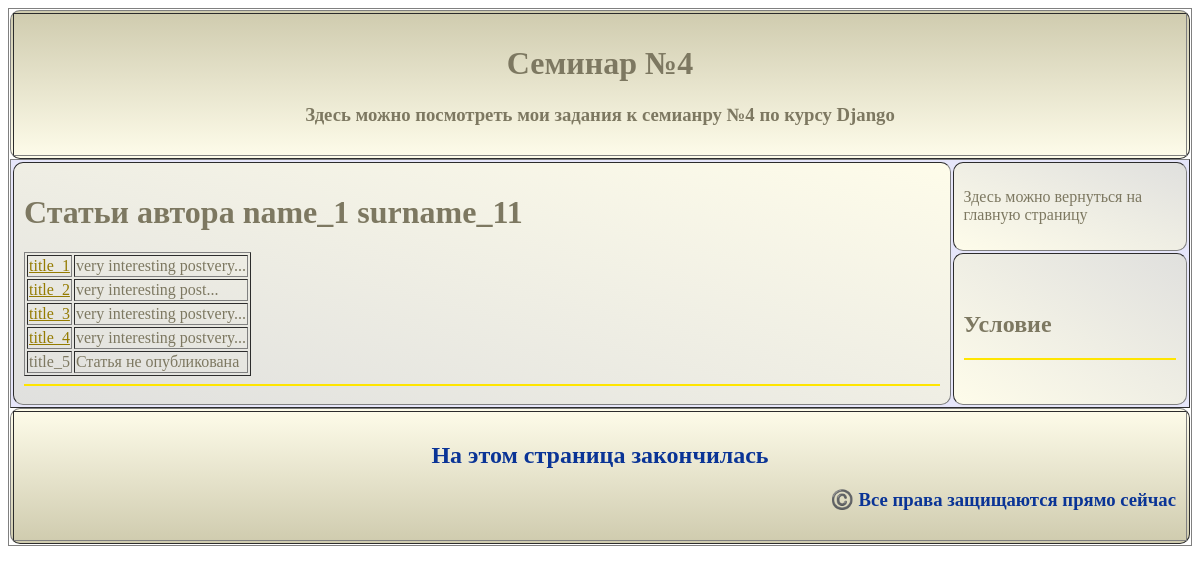
Page /author/1/ on the committed database.
### myapp/models.py (models this page shows, shortened)
class Author(models.Model):
    name = models.CharField(max_length=100)
    surname = models.CharField(max_length=100)
    email = models.EmailField()
    biography = models.TextField()
    birthday = models.DateField()
    def __str__(self) -> str:
        return f'{self.name} {self.surname}'

class Post(models.Model):
    title = models.CharField(max_length=200)
    post_body = models.TextField()
    date_publication = models.DateField()
    author = models.ForeignKey(Author, on_delete=models.CASCADE)
    category = models.CharField(max_length=100, default='post')
    count_view = models.IntegerField(default=0)
    publication = models.BooleanField(default=True)
    def get_summary(self):
        body = self.post_body.split()
        return f'{" ".join(body[:3])}...'

### myapp/views.py (the view)
# urls.py: path('author/<int:author_id>/', views.author_posts, name='author_posts'),
def author_posts(request, author_id):
    author = get_object_or_404(Author, pk=author_id)
    posts = Post.objects.filter(author=author)
    return render(request, 'myapp/author_posts.html', {'author': author, 'posts': posts})

### myapp/templates/myapp/author_posts.html (shortened to what this page needs)
{% extends 'myapp/base.html' %}
{% block content %}
<h1>Статьи автора {{ author }}</h1>
    <table border="1">
        {% for post in posts %}
            <tr>
                {% if post.publication %}
                    <td><a href="{% url 'post_full' post.id %}">{{ post.title }}</a></td>
                    <td>{{ post.get_summary }}</td>
                {% else %}
                    <td> {{ post.title }} </td>
                    <td>Статья не опубликована</td>
                {% endif %}
            </tr>
        {% endfor %}
    </table>
{% endblock %}

### rows in the picture
Author: name+surname "name_1 surname_11"
Post: title "title_1", get_summary "very interesting postvery..."
Post: title "title_2", get_summary "very interesting post..."
Post: title "title_3", get_summary "very interesting postvery..."
Post: title "title_4", get_summary "very interesting postvery..."
Post: title "title_5"
